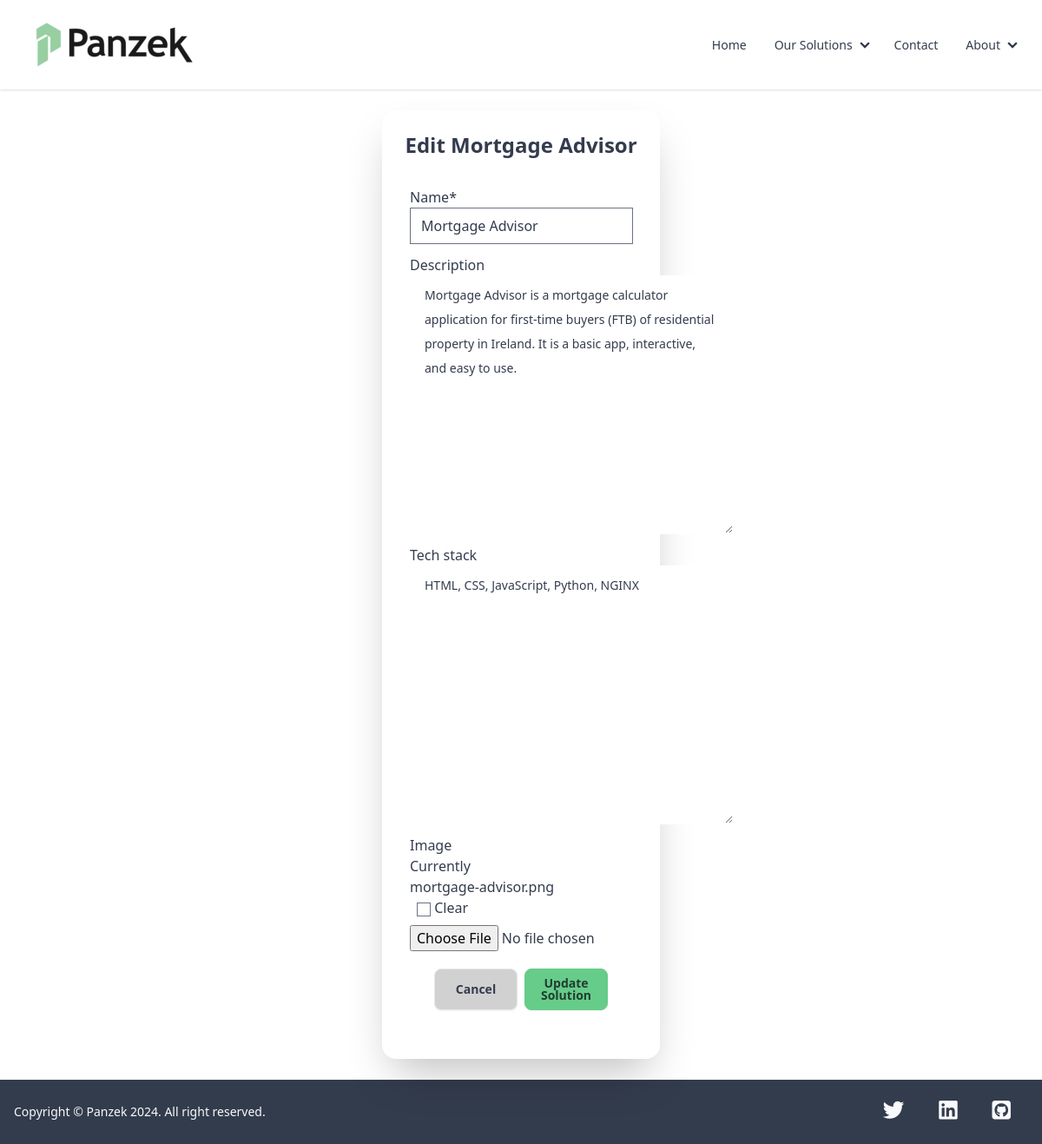
The app's page /solutions/3/edit with its own data.
### solutions/models.py (models this page shows, shortened)
class Solution(models.Model):
    name = models.CharField(max_length=200, null=False, blank=False)
    description = models.TextField(max_length=1500, null=True, blank=True)
    tech_stack = models.TextField(max_length=1500, null=True, blank=True)
    image = models.ImageField(null=True, blank=True)
    class Meta:
        ordering = ['-id']

### solutions/views.py (the view)
# urls.py: path('<int:pk>/edit', SolutionUpdateView.as_view(), name='solution_edit'),
class SolutionUpdateView(generic.edit.UpdateView):
    model = Solution
    fields = '__all__'
    template_name_suffix = '_update_form'
    success_url = reverse_lazy('solutions')

### solutions/templates/solutions/solution_update_form.html (shortened to what this page needs)
{% extends 'base.html' %}
{% load static %}
{% load crispy_forms_tags %}
{% block content %}
<div class="hero w-full py-6">
    <div class="card bg-base-100 w-80 py-6 shadow-2xl">
        <div class="card-title mx-auto text-2xl">Edit {{ solution.name }}</div>
        <form class="card-body" action="{% url 'solution_edit' solution.id %}" method="POST" enctype="multipart/form-data">
            <div class="form-control">
                {{ form|crispy }}
            </div>
            <div class="card-actions justify-center">
                <a class="btn w-24 bg-base-300 sm:btn-sm md:btn-md" href="{% url 'solutions' %}">Cancel</a>
                <button type="submit" class="btn w-24 btn-primary">Update Solution</button>
            </div>
        </form>
    </div>
</div>
{% endblock %}

### records on screen
Solution: name "Mortgage Advisor", description "Mortgage Advisor is a mortgage calculator application for first-time buyers (FTB) of residential property in Ireland. It is a basic app, interactive, and easy to use.", tech_stack "HTML, CSS, JavaScript, Python, NGINX"
